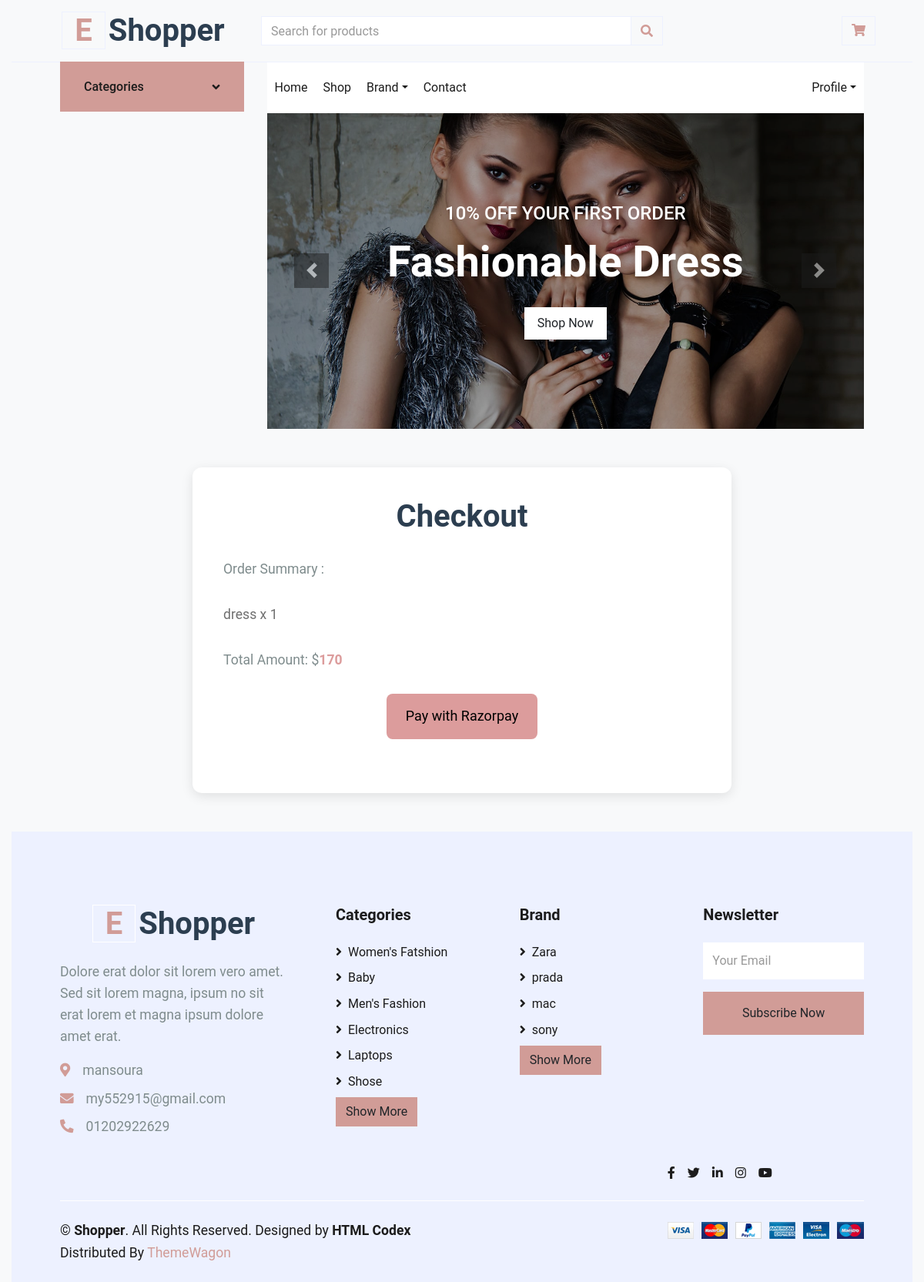
Page /product/cart/checkout/ (signed in) on the earlier database version.
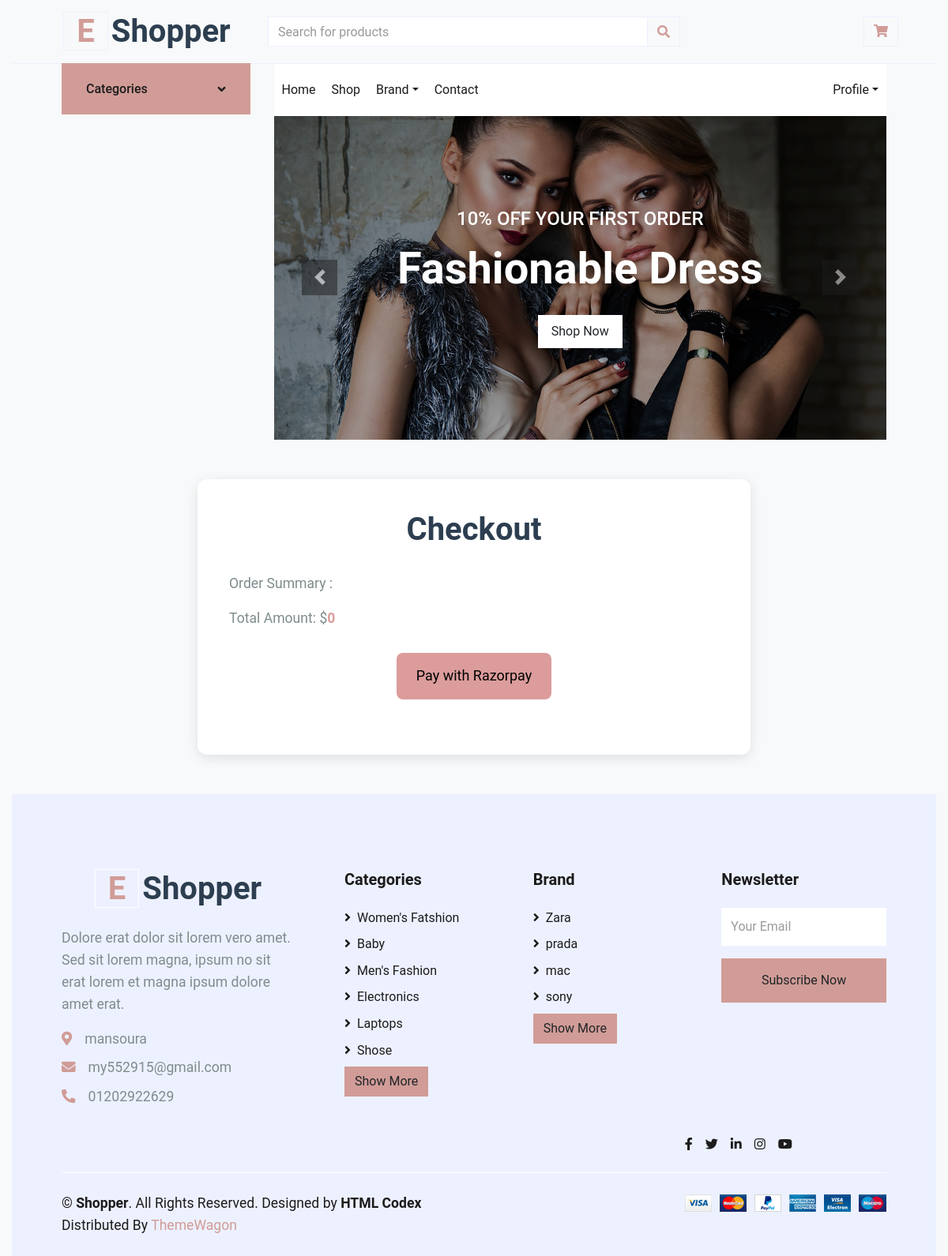
Same page on the later database version.
### product/models.py (models this page shows, shortened)
class CartItem(models.Model):
    cart = models.ForeignKey('Cart', on_delete=models.CASCADE)
    product = models.ForeignKey(Product, on_delete=models.CASCADE)
    quantity = models.PositiveIntegerField(default=1)

class Product(models.Model):
    name = models.CharField(max_length=100)
    image = models.ImageField(upload_to='product/')
    price = models.IntegerField(default=0)
    discount = models.IntegerField(default=0)
    description = models.TextField(max_length=10000)
    created_at = models.DateTimeField( default=timezone.now)
    category = models.ManyToManyField('ProductCategory',related_name='product_category',verbose_name=('category'),  default="")
    PRDBrand = models.ForeignKey('settings.Brand' ,related_name='product_brand', on_delete=models.CASCADE , blank=True, null=True ,verbose_name=_("Brand "))
    color = models.ForeignKey('Color',related_name='product_color',null=True,blank=True, on_delete=models.CASCADE)
    size = models.ForeignKey('Size',related_name='product_size',null=True,blank=True, on_delete=models.CASCADE)
    slug = models.SlugField(null=True,blank=True)
    tags = TaggableManager()

class ProductCategory(models.Model):
    name = models.CharField(max_length=60)
    image = models.ImageField(upload_to='categoryimages/')
    def __str__(self):
        return self.name

### settings/models.py (models this page shows)
class Brand(models.Model):
    BRDName = models.CharField(max_length=40)
    image = models.ImageField(upload_to='product/',blank=True, null=True)
    BRDDesc = models.TextField(blank=True, null=True)
    class Meta:
        verbose_name = _("Brand")
        verbose_name_plural = _("Brands")
    def __str__(self):
        return self.BRDName

### product/views.py (the view)
# urls.py: path('cart/checkout/', views.checkout, name='checkout'),
def checkout(request):
    cart_items = CartItem.objects.filter(cart=request.user.cart)
    total_amount = sum(item.product.price * item.quantity for item in cart_items)
    cart_count = get_cart_count(request)
    email = request.user.email
    full_name = request.user.profile.full_name
    context = {
        'cart_count': cart_count,
        'cart_items': cart_items,
        'total_amount': total_amount,
        'email':email,
        'full_name': full_name
    }
    return render(request, 'product/checkout.html/', context)

### product/views.py (called while the page is built)
def get_cart_count(request):
    if request.user.is_authenticated:
        cart_items = CartItem.objects.filter(cart=request.user.cart)
        cart_count = cart_items.count()
    else:
        cart_count = 0
    return cart_count

### product/templates/product/checkout.html (shortened to what this page needs)
{% extends "base.html" %}
{% load static %}
{% block body %}
<div class="container">
    <h1>Checkout</h1>
    <p>Order Summary :</p>
    <ul>
        {% for item in cart_items %}
        <li>{{ item.product.name }} x {{ item.quantity }}</li>
        {% endfor %}
    </ul>
    <p>Total Amount: $<span id="total_item_amount">{{total_amount}}</span></p>
    <button id="rzp-button1">Pay with Razorpay</button>
</div>
{% endblock body %}

### templates/base.html (shortened to what the changed rows need)
{% load static %}
<!DOCTYPE html>
<html lang="en">
<head>
    <link href="https://cdnjs.cloudflare.com/ajax/libs/font-awesome/5.10.0/css/all.min.css" rel="stylesheet">
    <link href="{% static 'lib4/owlcarousel/assets/owl.carousel.min.css'%}" rel="stylesheet">
    <link href="{% static 'css4/style.css'%}" rel="stylesheet">
    <link rel="stylesheet" href="{% static 'css4/cart.css' %}">
    <link rel="stylesheet" href="{% static 'css4/checkout.css' %}">
</head>
<body>
    <div class="container-fluid">
        <div class="row align-items-center py-3 px-xl-5">
            <div class="col-lg-3 d-none d-lg-block">
                <a href="/" class="text-decoration-none">
                    <h1 class="m-0 display-5 font-weight-semi-bold"><span
                            class="text-primary font-weight-bold border px-3 mr-1">E</span>{{myfooter.site_name}}</h1>
                </a>
            </div>
        </div>
        {% block body %}
        {% endblock body %}
        <div class="container-fluid bg-secondary text-dark mt-5 pt-5">
            <div class="row px-xl-5 pt-5">
                <div class="col-lg-4 col-md-12 mb-5 pr-3 pr-xl-5">
                    <a href="/" class="text-decoration-none">
                        <h1 class="mb-4 display-5 font-weight-semi-bold"><span
                                class="text-primary font-weight-bold border border-white px-3 mr-1">E</span>{{myfooter.site_name}}
                        </h1>
                    </a>
                </div>
                <div class="col-lg-8 col-md-12">
                    <div class="row">
                        <div class="col-md-4 mb-5">
                            <div class="d-flex flex-column justify-content-start">
                                {% for category in categories_footer %}
                                <a class="text-dark mb-2" href="{% url 'product:product_by_category' category %}"><i
                                        class="fa fa-angle-right mr-2"></i>{{category}}</a>
                                {% endfor %}
                                <a href="{% url 'settings:category_list'  %}"><button type="button"
                                        class="btn btn-primary">Show
                                        More</button></a>
                            </div>
                        </div>
                        <div class="col-md-4 mb-5">
                            <div class="d-flex flex-column justify-content-start">
                                {% for brand in brands_footer  %}
                                <a class="text-dark mb-2" href="{%url 'product:product_by_brand' brand%}"><i
                                        class="fa fa-angle-right mr-2"></i>{{brand}}</a>
                                {% endfor %}
                                <a href="{% url 'settings:brand_list'  %}"><button type="button"
                                        class="btn btn-primary">Show
                                        More</button></a>
                            </div>
                        </div>
                    </div>
                </div>
            </div>
        </div>
</body>
</html>

Differences in the rows shown:
removed CartItem: product.name "dress", quantity "1"
Other differences:
{{ total_amount }}: "170" → "0"
